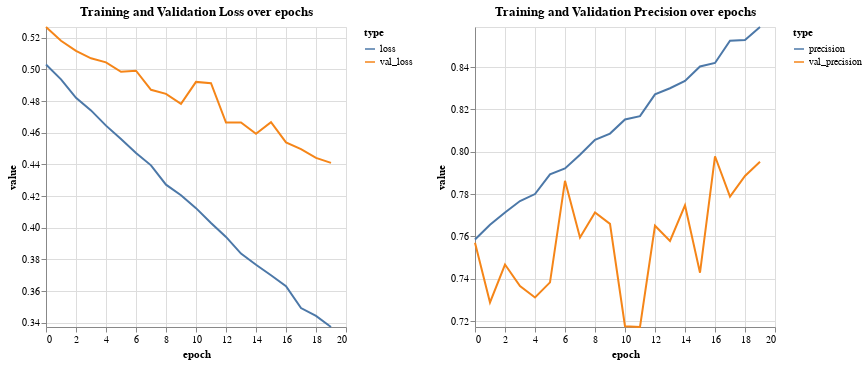

This figure's notebook cell:
### Code cell
visualizeHistory(ff_hist)

### Figure 1 — Vega-Lite specification as saved in the notebook (floating-point values rounded to 4 significant figures)
{"config": {"view": {"continuousWidth": 300, "continuousHeight": 300}}, "hconcat": [{"data": {"name": "data-dd4d1aa324680aa4250fc4af7193fb50"}, "mark": {"type": "line"}, "encoding": {"color": {"field": "type", "legend": {"orient": "right"}, "type": "nominal"}, "x": {"field": "epoch", "type": "quantitative"}, "y": {"field": "value", "scale": {"domain": [0.3374, 0.5267]}, "type": "quantitative"}}, "title": "Training and Validation Loss over epochs"}, {"data": {"name": "data-d1e9ed848efa50be39f214766d4bcd6a"}, "mark": {"type": "line"}, "encoding": {"color": {"field": "type", "legend": {"orient": "right"}, "type": "nominal"}, "x": {"field": "epoch", "type": "quantitative"}, "y": {"field": "value", "scale": {"domain": [0.7172, 0.8589]}, "type": "quantitative"}}, "title": "Training and Validation Precision over epochs"}], "resolve": {"scale": {"color": "independent"}}, "$schema": "https://vega.github.io/schema/vega-lite/v5.20.1.json", "datasets": {"data-dd4d1aa324680aa4250fc4af7193fb50": [{"epoch": 0, "type": "loss", "value": 0.5031}, {"epoch": 1, "type": "loss", "value": 0.4937}, {"epoch": 2, "type": "loss", "value": 0.4821}, {"epoch": 3, "type": "loss", "value": 0.4741}, {"epoch": 4, "type": "loss", "value": 0.4645}, {"epoch": 5, "type": "loss", "value": 0.456}, {"epoch": 6, "type": "loss", "value": 0.4472}, {"epoch": 7, "type": "loss", "value": 0.4394}, {"epoch": 8, "type": "loss", "value": 0.4272}, {"epoch": 9, "type": "loss", "value": 0.4205}, {"epoch": 10, "type": "loss", "value": 0.4124}, {"epoch": 11, "type": "loss", "value": 0.4031}, {"epoch": 12, "type": "loss", "value": 0.3942}, {"epoch": 13, "type": "loss", "value": 0.3837}, {"epoch": 14, "type": "loss", "value": 0.3767}, {"epoch": 15, "type": "loss", "value": 0.37}, {"epoch": 16, "type": "loss", "value": 0.3631}, {"epoch": 17, "type": "loss", "value": 0.3493}, {"epoch": 18, "type": "loss", "value": 0.3443}, {"epoch": 19, "type": "loss", "value": 0.3374}, {"epoch": 0, "type": "val_loss", "value": 0.5267}, {"epoch": 1, "type": "val_loss", "value": 0.5181}, {"epoch": 2, "type": "val_loss", "value": 0.5117}, {"epoch": 3, "type": "val_loss", "value": 0.507}, {"epoch": 4, "type": "val_loss", "value": 0.5044}, {"epoch": 5, "type": "val_loss", "value": 0.4985}, {"epoch": 6, "type": "val_loss", "value": 0.4991}, {"epoch": 7, "type": "val_loss", "value": 0.4871}, {"epoch": 8, "type": "val_loss", "value": 0.4845}, {"epoch": 9, "type": "val_loss", "value": 0.4782}, {"epoch": 10, "type": "val_loss", "value": 0.4921}, {"epoch": 11, "type": "val_loss", "value": 0.4912}, {"epoch": 12, "type": "val_loss", "value": 0.4664}, {"epoch": 13, "type": "val_loss", "value": 0.4664}, {"epoch": 14, "type": "val_loss", "value": 0.4593}, {"epoch": 15, "type": "val_loss", "value": 0.4667}, {"epoch": 16, "type": "val_loss", "value": 0.4539}, {"epoch": 17, "type": "val_loss", "value": 0.4497}, {"epoch": 18, "type": "val_loss", "value": 0.4441}, {"epoch": 19, "type": "val_loss", "value": 0.441}], "data-d1e9ed848efa50be39f214766d4bcd6a": [{"epoch": 0, "type": "precision", "value": 0.7585}, {"epoch": 1, "type": "precision", "value": 0.7655}, {"epoch": 2, "type": "precision", "value": 0.7713}, {"epoch": 3, "type": "precision", "value": 0.7767}, {"epoch": 4, "type": "precision", "value": 0.78}, {"epoch": 5, "type": "precision", "value": 0.7893}, {"epoch": 6, "type": "precision", "value": 0.7921}, {"epoch": 7, "type": "precision", "value": 0.7986}, {"epoch": 8, "type": "precision", "value": 0.8056}, {"epoch": 9, "type": "precision", "value": 0.8086}, {"epoch": 10, "type": "precision", "value": 0.8152}, {"epoch": 11, "type": "precision", "value": 0.8168}, {"epoch": 12, "type": "precision", "value": 0.8271}, {"epoch": 13, "type": "precision", "value": 0.83}, {"epoch": 14, "type": "precision", "value": 0.8335}, {"epoch": 15, "type": "precision", "value": 0.8403}, {"epoch": 16, "type": "precision", "value": 0.8419}, {"epoch": 17, "type": "precision", "value": 0.8524}, {"epoch": 18, "type": "precision", "value": 0.8528}, {"epoch": 19, "type": "precision", "value": 0.8589}, {"epoch": 0, "type": "val_precision", "value": 0.757}, {"epoch": 1, "type": "val_precision", "value": 0.7288}, {"epoch": 2, "type": "val_precision", "value": 0.7467}, {"epoch": 3, "type": "val_precision", "value": 0.7365}, {"epoch": 4, "type": "val_precision", "value": 0.7311}, {"epoch": 5, "type": "val_precision", "value": 0.7383}, {"epoch": 6, "type": "val_precision", "value": 0.7862}, {"epoch": 7, "type": "val_precision", "value": 0.7595}, {"epoch": 8, "type": "val_precision", "value": 0.7713}, {"epoch": 9, "type": "val_precision", "value": 0.7659}, {"epoch": 10, "type": "val_precision", "value": 0.7176}, {"epoch": 11, "type": "val_precision", "value": 0.7172}, {"epoch": 12, "type": "val_precision", "value": 0.765}, {"epoch": 13, "type": "val_precision", "value": 0.7579}, {"epoch": 14, "type": "val_precision", "value": 0.7747}, {"epoch": 15, "type": "val_precision", "value": 0.7428}, {"epoch": 16, "type": "val_precision", "value": 0.7978}, {"epoch": 17, "type": "val_precision", "value": 0.7788}, {"epoch": 18, "type": "val_precision", "value": 0.7886}, {"epoch": 19, "type": "val_precision", "value": 0.7952}]}}
